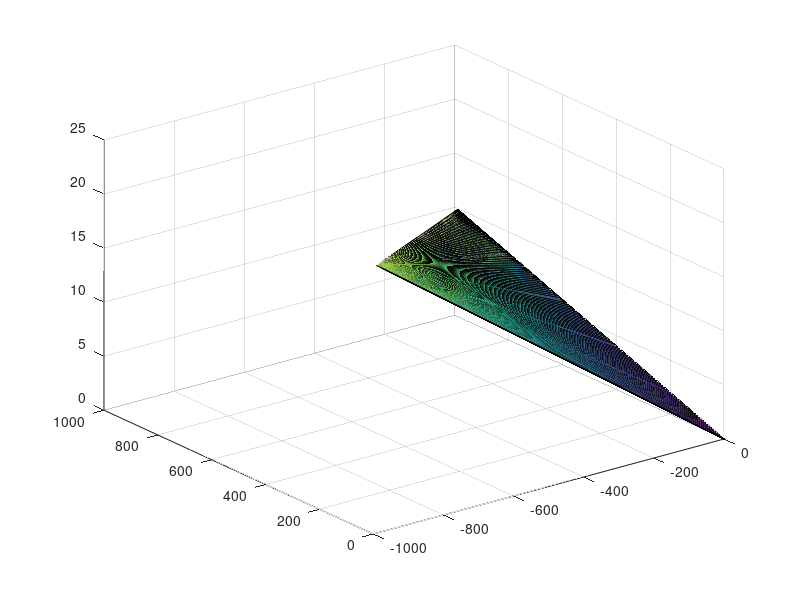

MATLAB code to generate this figure: (Note: this script raises an error after producing the figure.)

% 力の成分
f1 = [0 1 0];
f2 = [-1 0 0];
f3 = [0 1 0];

% 位置ベクトル
l1 = [0.01 0.025 0];
l2 = [0.005 0.025 0];
l3 = [-0.015 0.03 0];

% モーメントの値を格納する箇所
moment_f1 = [];
moment_f2 = [];
moment_f3 = [];

for i = 0:10:999
    edit_f1 = i * f1;
    edit_f2 = i * f2;
    edit_f3 = i * f3;

    now_moment1 = cross(l1, edit_f1);
    now_moment2 = cross(l2, edit_f2);
    now_moment3 = cross(l3, edit_f3);

    wrench_f1 = [edit_f1(1) edit_f1(2) now_moment1(3)];
    wrench_f2 = [edit_f2(1) edit_f2(2) now_moment2(3)];
    wrench_f3 = [edit_f3(1) edit_f3(2) now_moment3(3)];

    moment_f1 = [moment_f1; wrench_f1];
    moment_f2 = [moment_f2; wrench_f2];
    moment_f3 = [moment_f3; wrench_f3];

end

m1 = moment_f1;
m2 = moment_f2;
m3 = moment_f3;

point = [];

% m1とm2に囲まれた領域に点を生成する
for i = 1:length(m1)
    for j = 1:length(m2)
        % m1とm3の点間の距離を計算
        d = norm(m1(i,:) - m2(j,:));
        if d >= 0 % 点間の距離が1未満の場合に点を生成
            % 線分上の点を均等に生成
            t = linspace(0, 1, 3); % ここで生成する点の数を調整
            for k = t
                newPoint = (1-k)*m1(i,:) + k*m2(j,:);
                point = [point; newPoint];
            end
        end
    end
end

point_x = point(:,1);
point_y = point(:,2);
point_z = point(:,3);

point_x_mat = reshape(point_x, [], 5);
point_y_mat = reshape(point_y, [], 5);
point_z_mat = reshape(point_z, [], 5);

s1 = surf(point_x_mat, point_y_mat, point_z_mat, 'FaceAlpha', 0.25);
s1.FaceColor = 'r';
s1.EdgeColor = 'r';

hold on;

point = [];

% m1とm3に囲まれた領域に点を生成する
for i = 1:length(m1)
    for j = 1:length(m3)
        % m1とm3の点間の距離を計算
        d = norm(m1(i,:) - m3(j,:));
        if d >= 0 % 点間の距離が1未満の場合に点を生成
            % 線分上の点を均等に生成
            t = linspace(0, 1, 3); % ここで生成する点の数を調整
            for k = t
                newPoint = (1-k)*m1(i,:) + k*m3(j,:);
                point = [point; newPoint];
            end
        end
    end
end

point_x = point(:,1);
point_y = point(:,2);
point_z = point(:,3);

point_x_mat = reshape(point_x, [], 5);
point_y_mat = reshape(point_y, [], 5);
point_z_mat = reshape(point_z, [], 5);

s2 = surf(point_x_mat, point_y_mat, point_z_mat, 'FaceAlpha', 0.25);
s2.FaceColor = 'g';
s2.EdgeColor = 'g';
point = [];

% m2とm3に囲まれた領域に点を生成する
for i = 1:length(m2)
    for j = 1:length(m3)
        % m1とm3の点間の距離を計算
        d = norm(m2(i,:) - m3(j,:));
        if d >= 0 % 点間の距離が1未満の場合に点を生成
            % 線分上の点を均等に生成
            t = linspace(0, 1, 3); % ここで生成する点の数を調整
            for k = t
                newPoint = (1-k)*m2(i,:) + k*m3(j,:);
                point = [point; newPoint];
            end
        end
    end
end

point_x = point(:,1);
point_y = point(:,2);
point_z = point(:,3);

point_x_mat = reshape(point_x, [], 5);
point_y_mat = reshape(point_y, [], 5);
point_z_mat = reshape(point_z, [], 5);

s3 = surf(point_x_mat, point_y_mat, point_z_mat, 'FaceAlpha', 0.25);
s3.FaceColor = 'b';
s3.EdgeColor = 'b';


xlim([-1000 1000]);
ylim([-1000 1000]);
zlim([-10 10]);


hold off;